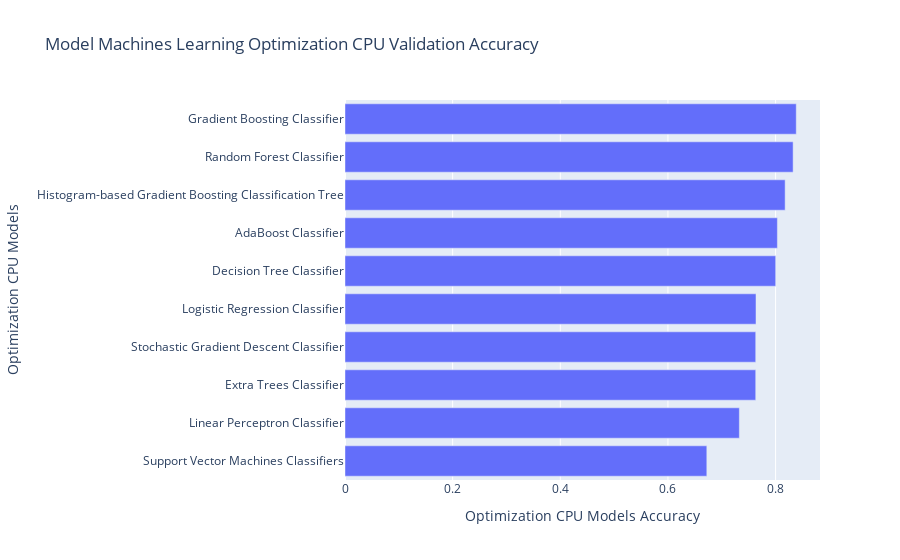

Notebook code for this chart:
### Code cell
fig = px.bar(cpu_ml_op_m_1_valid_compare.sort_values(by="Optimization CPU Models Accuracy", ascending= True ), x = "Optimization CPU Models Accuracy", y = "Optimization CPU Models", title = "Model Machines Learning Optimization CPU Validation Accuracy")
fig.show()

### Figure 1 — Plotly figure (JSON) as saved in the notebook; plotly's stock layout.template omitted (floating-point values rounded to 4 significant figures)
{"data": [{"alignmentgroup": "True", "hovertemplate": "Optimization CPU Models Accuracy=%{x}<br>Optimization CPU Models=%{y}<extra></extra>", "legendgroup": "", "marker": {"color": "#636efa", "pattern": {"shape": ""}}, "name": "", "offsetgroup": "", "orientation": "h", "showlegend": false, "textposition": "auto", "type": "bar", "x": [0.6722, 0.7327, 0.7631, 0.7631, 0.7636, 0.8002, 0.8033, 0.8177, 0.8326, 0.8384], "xaxis": "x", "y": ["Support Vector Machines Classifiers", "Linear Perceptron Classifier", "Extra Trees Classifier", "Stochastic Gradient Descent Classifier", "Logistic Regression Classifier", "Decision Tree Classifier", "AdaBoost Classifier", "Histogram-based Gradient Boosting Classification Tree", "Random Forest Classifier", "Gradient Boosting Classifier"], "yaxis": "y"}], "layout": {"barmode": "relative", "legend": {"tracegroupgap": 0}, "title": {"text": "Model Machines Learning Optimization CPU Validation Accuracy"}, "xaxis": {"anchor": "y", "domain": [0, 1], "title": {"text": "Optimization CPU Models Accuracy"}}, "yaxis": {"anchor": "x", "domain": [0, 1], "title": {"text": "Optimization CPU Models"}}}}
